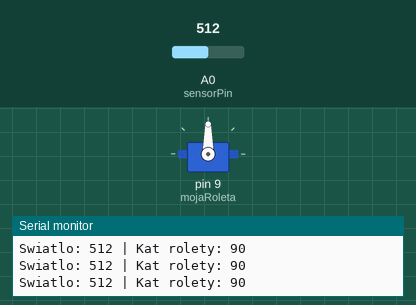
Simulated run of this sketch. Board: Arduino Uno, built with avr-gcc and run on an emulated ATmega328P. Parts: servo, the last lines printed to the serial monitor. The test bench sets the inputs (shaded band); at power-on: A0 (sensorPin) = 512.

Above: at 1.2 s.
1.3 s: A0 (sensorPin) set to 716
At 2.2 s:
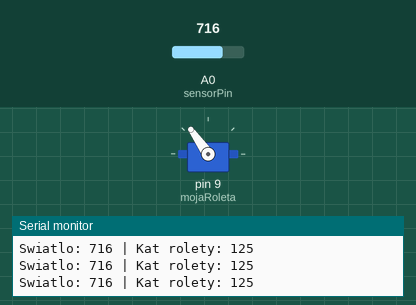
2.8 s: A0 (sensorPin) set to 900
At 3.8 s:
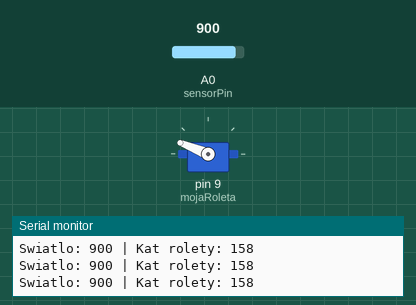
4.3 s: A0 (sensorPin) set to 1023
At 5.3 s:
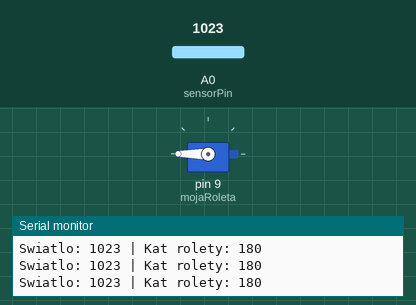
5.8 s: A0 (sensorPin) set to 306
At 6.9 s:
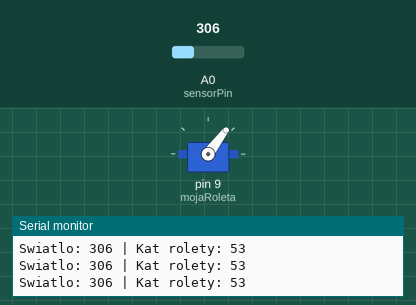
7.3 s: A0 (sensorPin) set to 122
At 8.4 s:
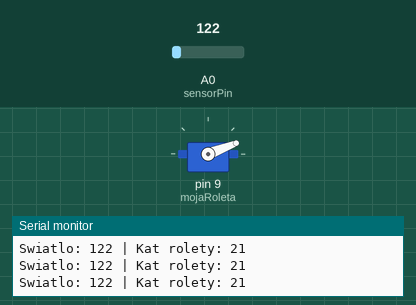
8.8 s: A0 (sensorPin) set to 95
At 10.0 s:
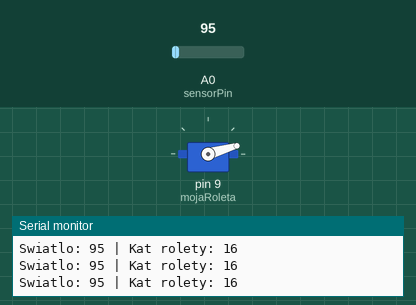
Timing chart, 0 to 11.3 s (numbered marks = the images above; inputs shaded):
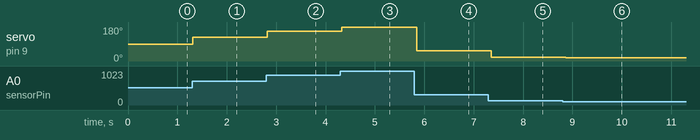

Measured:
- after the input at 1.3 s, servo on pin 9 (mojaRoleta): 90° → 125° at once
- after the input at 2.8 s, servo on pin 9 (mojaRoleta): 125° → 158° at once
- after the input at 4.3 s, servo on pin 9 (mojaRoleta): 158° → 180° at once
- after the input at 5.8 s, servo on pin 9 (mojaRoleta): 180° → 53° at once
- after the input at 7.3 s, servo on pin 9 (mojaRoleta): 53° → 21° after 0.05 s
- after the input at 8.8 s, servo on pin 9 (mojaRoleta): 21° → 16° after 0.06 s

The sketch:

smart_blind_v1.ino
```cpp
#include <Servo.h>

Servo mojaRoleta;  // Tworzymy obiekt serwo
const int sensorPin = A0;
int stopienOtwarcia = 0;

void setup() {
  Serial.begin(9600);
  mojaRoleta.attach(9); // Silnik podpięty do pinu 9
}

void loop() {
  int lightLevel = analogRead(sensorPin);

  // Mapujemy światło (0-1023) na kąt silnika (0-180 stopni)
  // Jeśli jest bardzo jasno, otwieramy roletę (180 stopni)
  stopienOtwarcia = map(lightLevel, 0, 1023, 0, 180);

  mojaRoleta.write(stopienOtwarcia); // Ruch silnika

  Serial.print("Swiatlo: ");
  Serial.print(lightLevel);
  Serial.print(" | Kat rolety: ");
  Serial.println(stopienOtwarcia);

  delay(100); // Małe opóźnienie dla płynności
}
```
